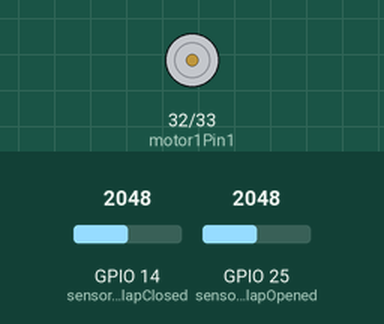
Simulated run of this sketch. Board: ESP32. Parts: motor-driver pin pairs drawn as motors (green arrow = first pin HIGH = forward, orange = second pin HIGH = backward, longer = more drive). Inputs (shaded band) come from the test bench; at power-on: GPIO 14 (sensor1FlapClosed) = 2048, GPIO 25 (sensor2FlapOpened) = 2048.

Above: at 5.8 s.
5.9 s: GPIO 14 (sensor1FlapClosed) set to 4054
11.9 s: GPIO 14 (sensor1FlapClosed) set to 4090
At 16.0 s:
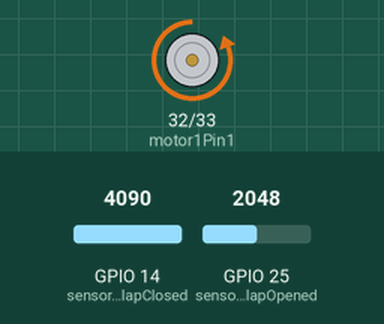
17.9 s: GPIO 25 (sensor2FlapOpened) set to 4037
23.9 s: GPIO 25 (sensor2FlapOpened) set to 4091
At 25.2 s:
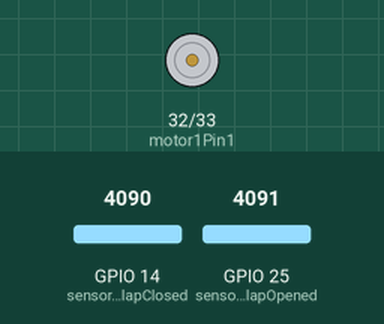
29.9 s: GPIO 14 (sensor1FlapClosed) set to 3603
At 35.2 s:
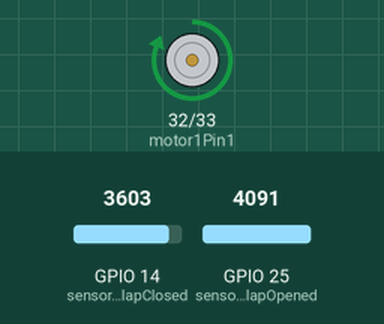
35.9 s: GPIO 14 (sensor1FlapClosed) set to 4095
At 36.7 s:
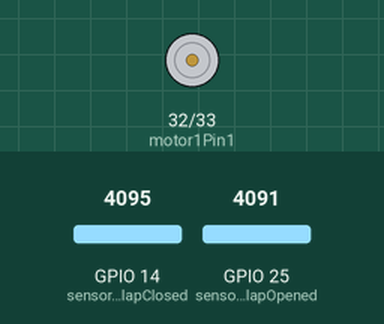
Timing chart, 0 to 38.9 s (numbered marks = the images above; inputs shaded):
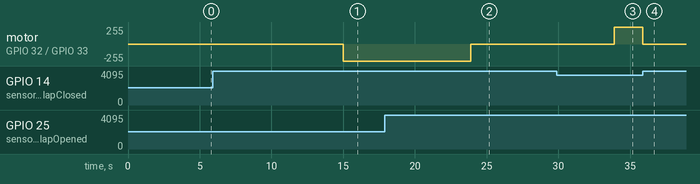

Measured:
- the behaviour switches between 4089 and 4090 on GPIO 14 (sensor1FlapClosed) (found by bisection; images 0 and 1)
- the behaviour switches between 4090 and 4091 on GPIO 25 (sensor2FlapOpened) (found by bisection; images 1 and 2)
- after the input at 5.9 s, every drawn part: stays the same
- after the input at 11.9 s, motor on GPIO 32 (motor1Pin1) / GPIO 33 (motor1Pin2): stopped → backward 255/255 after 3.1 s
- after the input at 17.9 s, every drawn part: stays the same
- after the input at 23.9 s, motor on GPIO 32 (motor1Pin1) / GPIO 33 (motor1Pin2): backward 255/255 → stopped at once
- after the input at 29.9 s, motor on GPIO 32 (motor1Pin1) / GPIO 33 (motor1Pin2): stopped → forward 255/255 after 4.0 s
- after the input at 35.9 s, motor on GPIO 32 (motor1Pin1) / GPIO 33 (motor1Pin2): forward 255/255 → stopped at once

The sketch:

drone-esp.ino
```cpp
/////////////////////////////////////////////////////////////////////////////
//
// Program to test how to control the direction and speed of a DC motor
// Using ESP32 and L298N Motor Driver
//
/////////////////////////////////////////////////////////////////////////////

/////////////////////////////////////////////////////////////////////////////
//
// TODO:
// Check Function of DC motor (PWM and Enable Pin implemented correct?)
//
/////////////////////////////////////////////////////////////////////////////

// Motor A //////////////////////////////////////////////////////////////////
// GPIOs the motor pins are connected to
// Motor Spin Forward: IN1 LOW, IN2 HIGH
// Motor Spin Backwards: IN1 HIGH, IN2 LOW
const int motor1Pin1 = 32; // connected to IN1 L298N Motor Driver
const int motor1Pin2 = 33; // connected to IN2 L298N Motor Driver

// Sensor Pins //////////////////////////////////////////////////////////////
// Sensor check position of flap to determine direction of motor spin
const int sensor1FlapClosed = 14; // GPIO-pin connected to sensor which symbolizes closed flap
const int sensor2FlapOpened = 25; // GPIO-pin connected to sensor which symbolizes open flap

// Magnetfeld nicht vorhanden 3090-3100
// Magnet vor Sensor 4095
int sensor1Value = 0;
int sensor2Value = 0;

// Set Up Code
void setup() {
  // Set Up Pins as Outputs
  pinMode(motor1Pin1, OUTPUT);
  pinMode(motor1Pin2, OUTPUT);

  Serial.begin(9600);
}

// Main Code - run repeadtedly
void loop() {

  //if signal is detected (land esp button pressed) check position
  //if() {

    sensor1Value = analogRead(sensor1FlapClosed); // read value from pin
    sensor2Value = analogRead(sensor2FlapOpened);

    // 4095 MAX Value
    if(sensor1Value >= 4090) { // in case of closed flap -> open

      while(sensor2Value <= 4090) { // as long as flap is not opened completely

        // move DC motor forward at maximum speed
        digitalWrite(motor1Pin1, LOW);
        digitalWrite(motor1Pin2, HIGH);

        // read value to check if opened position is reached
        sensor2Value = analogRead(sensor2FlapOpened);

      }

      // Wait until measurement from sensor is detected

      // Send measurement data to Land-ESP

    } else if(sensor2Value >= 4090) { // in case of opened flap -> close

      while(sensor1Value <= 4090) { // as long as flap is not closed completely

        // move DC motor backwards at maximum speed
        digitalWrite(motor1Pin1, HIGH);
        digitalWrite(motor1Pin2, LOW);

        // read value to check if closed position is reached
        sensor1Value = analogRead(sensor1FlapClosed);

      }

    }

     // Once flap is closed, stop DC motor
      digitalWrite(motor1Pin1, LOW);
      digitalWrite(motor1Pin2, LOW);

    delay(5000);

  //}
}
```
